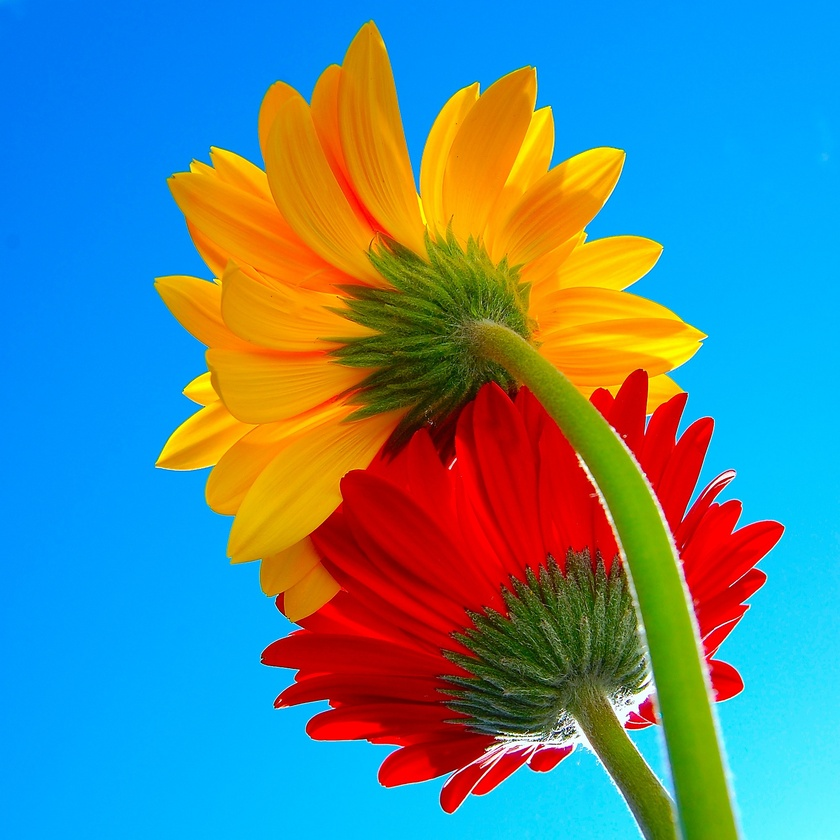
#> input picture clases/Cap01_Introducción/Matlab/flowers.jpg, 840 x 840 px, shrunk from 1600 x 1600 before the run
$ jupyter execute TRAT01_SimpleColorSegmentation.ipynb   (shell and % lines are left out)
#> lines starting #> are read from the running program, lines starting #| are printed output that depends on the picture; after the words box and inside, x2 and y2 are one past the last pixel; in counts of white or black regions, pixels touching at a corner belong together
# Librerias

[cell 1]
import numpy as np
from  cv2 import imread
from google.colab.patches import cv2_imshow
import matplotlib.pyplot as plt

[cell 2]
def howis(img):
  print('size = ',img.shape)
  print('max  = ',np.max(img))
  print('min  = ',np.min(img))

# Lectura de imagen a color

[cell 3]
Icv = imread('flowers.jpg')      # lectura en formato opencv (BGR)
#> Icv is the input picture: shape (840, 840, 3); mean B, G, R 144.2, 134.6, 86.3
cv2_imshow(Icv)
howis(Icv)
#| size =  (840, 840, 3)
#| max  =  255
#| min  =  0

[cell 4]
I = Icv[:,:,[2,1,0]]             # conversion a formato estándar (RGB)
plt.imshow(I)
plt.show()

# Canales de color

[cell 5]
R = I[:,:,0]
G = I[:,:,1]
B = I[:,:,2]
RGB = np.concatenate((R,G,B),axis=1)
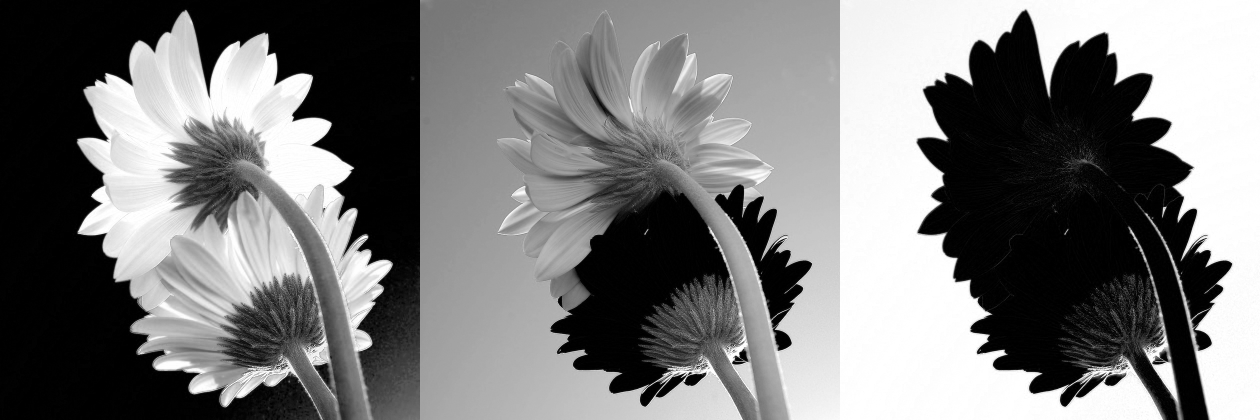
#> RGB: shape (840, 2520) (shown at 1/2 size); min 0, max 255, mean 121.7
cv2_imshow(RGB)

# Conversion a blanco y negro (tonos de gris)

[cell 6]
Rd = R.astype(float)
Gd = G.astype(float)
Bd = B.astype(float)
k  = (1/3,1/3,1/3)
Zd = k[0]*Rd+k[1]*Gd+k[2]*Bd
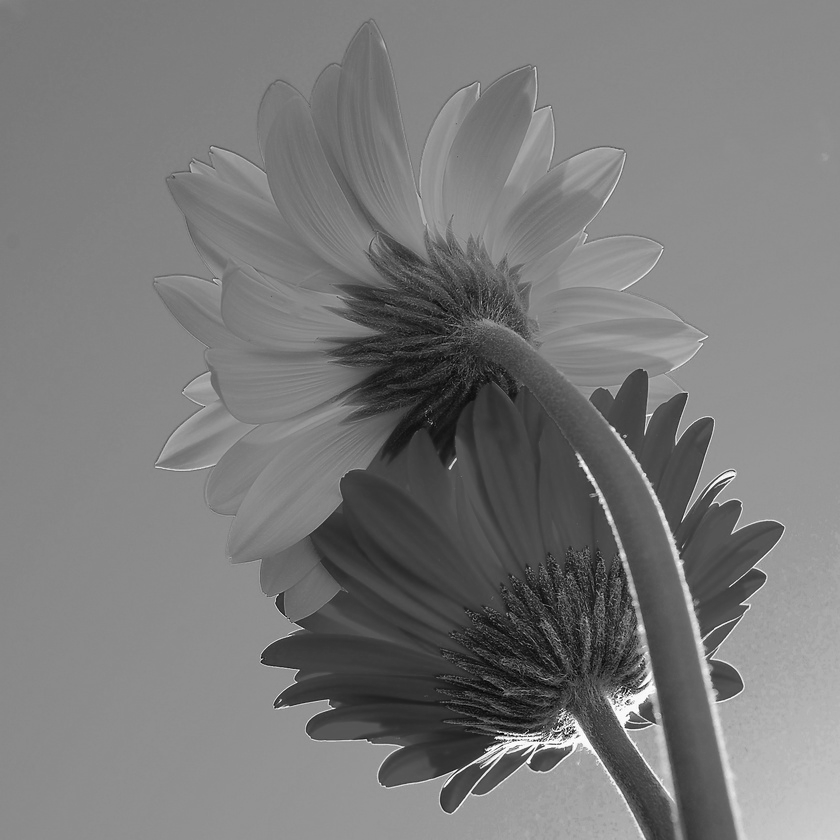
#> Zd: shape (840, 840) float64; min 1.67, max 255, mean 121.7
Z  = Zd.astype(int)
howis(Z)
#| size =  (840, 840)
#| max  =  255
#| min  =  1
cv2_imshow(Z)

# Histograma

[cell 7]
def imhist(X):
  (N,M) = X.shape
#> N = 840; M = 840
  n = 256
  h = np.zeros((256,))
  for i in range(N):
    for j in range(M):
      x = X[i,j]
      h[x] = h[x]+1
#> after the loop, h = 256 values, max 24536 at index 137, min 0 at index 0, mean 2756.2
  plt.plot(range(n),h[0:n])
  plt.show()
#> figure, not shown here; curve peaks at x = 137, y = 24536

[cell 8]
imhist(Z)

# Segmentación de la Flor Roja

[cell 9]
Sr = R>150
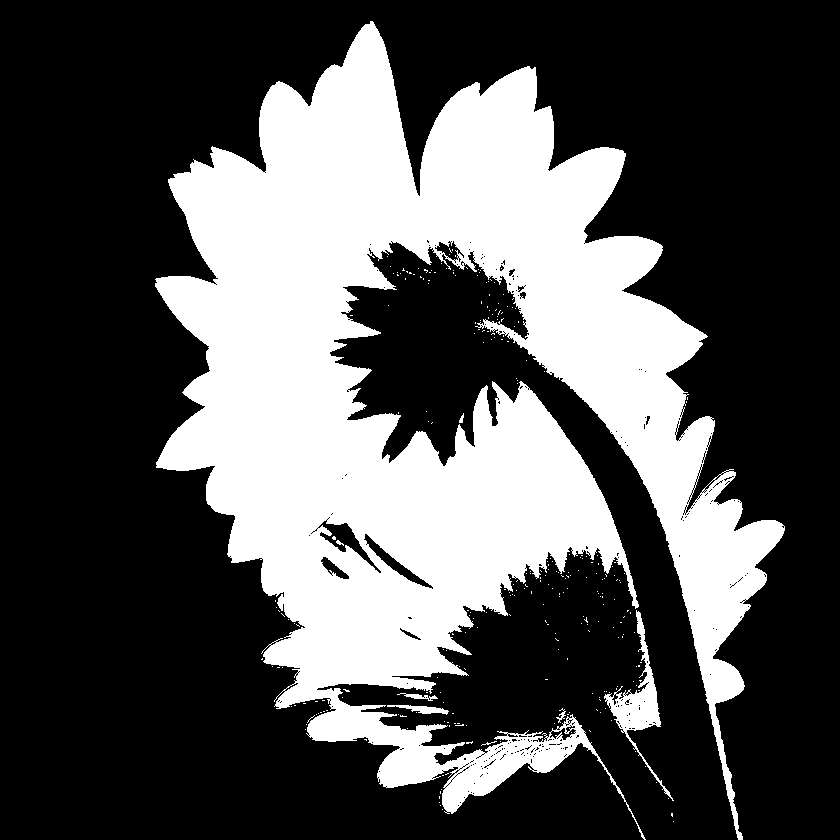
#> Sr: shape (840, 840) bool; 32.4% white; 277 white regions (269 under 20 px), largest, box (x1, y1, x2, y2) and area: (155, 21, 785, 840) 225091, (604, 610, 674, 801) 2363, (387, 705, 449, 715) 280
Sg = G<40
#> Sg: shape (840, 840) bool; 13.8% white; 584 white regions (561 under 20 px), largest, box (x1, y1, x2, y2) and area: (261, 376, 619, 787) 73619, (590, 369, 784, 638) 16809, (440, 760, 495, 813) 1069
Sb = B<40
#> Sb: shape (840, 840) bool; 41.1% white; 234 white regions (219 under 20 px), largest, box (x1, y1, x2, y2) and area: (155, 22, 784, 840) 284994, (441, 760, 495, 813) 1045, (708, 649, 743, 701) 865
Srgb = np.concatenate((Sr,Sg,Sb),axis=1)
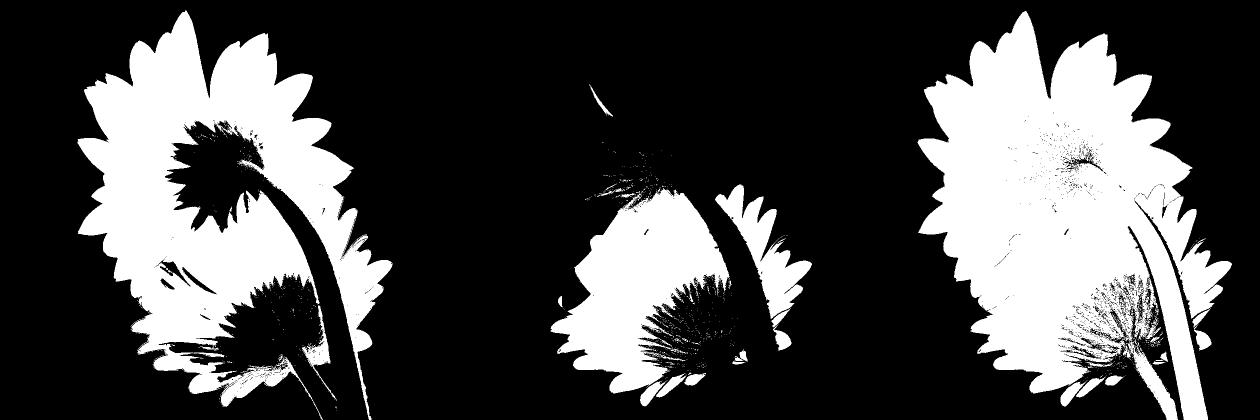
#> Srgb: shape (840, 2520) bool (shown at 1/2 size); 29.1% white; 1095 white regions (1049 under 20 px), largest, box (x1, y1, x2, y2) and area: (1835, 22, 2464, 840) 284994, (155, 21, 785, 840) 225091, (1101, 376, 1459, 787) 73619
cv2_imshow(Srgb*255)

[cell 10]
S = np.logical_and(Sr,Sg,Sb)
#> S: shape (840, 840) bool; 11.6% white; 54 white regions (38 under 20 px), largest, box (x1, y1, x2, y2) and area: (263, 382, 619, 787) 59888, (590, 369, 784, 638) 16601, (442, 762, 490, 812) 981
cv2_imshow(S*255)

# Eliminación de filas con pocos unos

[cell 11]
(N,M) = S.shape
#> N = 840; M = 840
Q = S
for i in range(N):
  s = np.sum(S[i,:])
  if s<20:
    Q[i,:] = 0
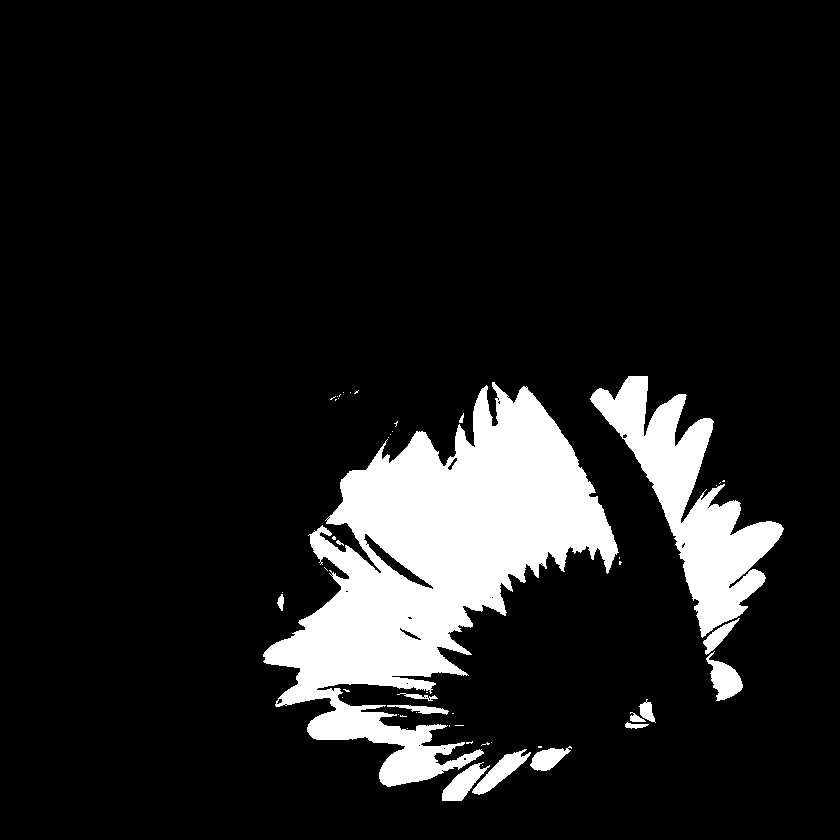
#> Q: shape (840, 840) bool; 11.5% white; 50 white regions (35 under 20 px), largest, box (x1, y1, x2, y2) and area: (263, 382, 619, 787) 59888, (590, 376, 784, 638) 16516, (706, 651, 743, 701) 919
cv2_imshow(Q*255)

# Búsqueda de (imin,jmin) y (imax,jmax) en la región segmetada

[cell 12]
imin = 1000
imax = 0
jmin = 1000
jmax = 0
for i in range(N):
  for j in range(M):
    if Q[i,j]>0:
      if i<imin:
        imin = i
      if i>imax:
        imax = i
      if j<jmin:
        jmin = j
      if j>jmax:
        jmax = j
#> after the loop, imax = 800; imin = 376; jmax = 783; jmin = 263

# Gráfica de Bounding Box

[cell 13]
y = [imin,imin,imax,imax,imin]
#> y = [376, 376, 800, 800, 376]
x = [jmin,jmax,jmax,jmin,jmin]
#> x = [263, 783, 783, 263, 263]
plt.imshow(I)
plt.plot(x,y)
plt.show()
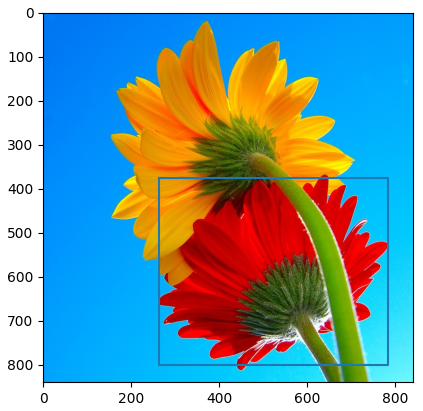
#> figure drawn by matplotlib, 1 panel

# Detección de Bordes

[cell 14]
E = np.zeros((N,M),np.uint8)
for i in range(N):
  for j in range(1,M):
    if Q[i,j]!=Q[i,j-1]:
      E[i,j]   = 1
      E[i,j-1] = 1
#> E: shape (840, 840); values 0 (black) and 1 (white), 1% white in thin lines or dots, all inside (x1, y1, x2, y2) = (262, 376, 785, 801)
for i in range(1,N):
  for j in range(M):
    if Q[i-1,j]!=Q[i,j]:
      E[i,j]   = 1
      E[i,j-1] = 1
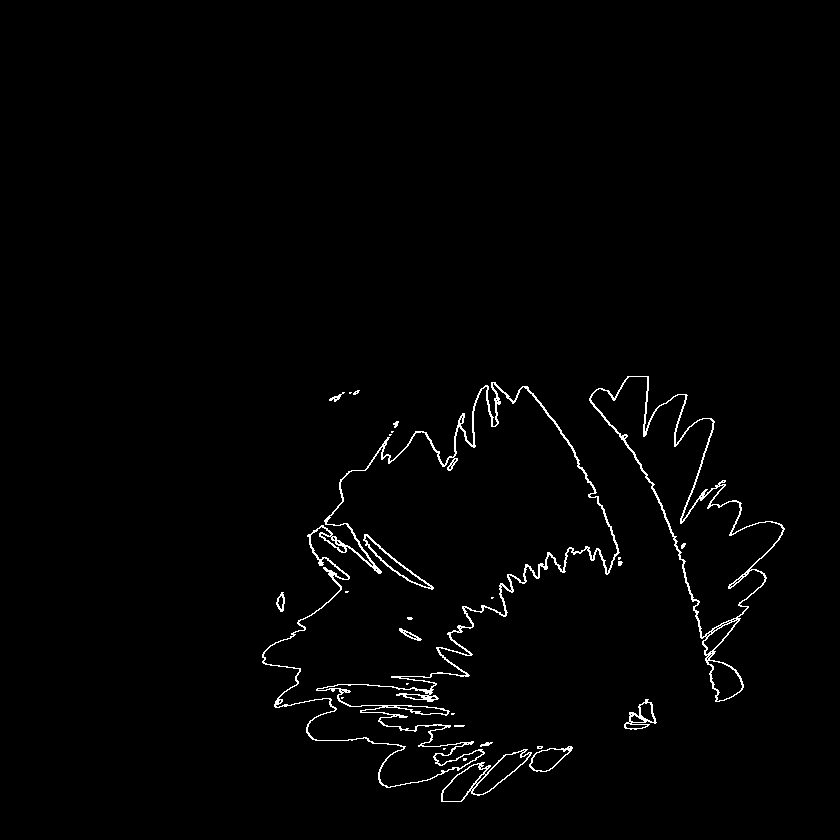
#> E: shape (840, 840); values 0 (black) and 1 (white), 1.4% white in thin lines or dots, all inside (x1, y1, x2, y2) = (262, 376, 785, 802)
cv2_imshow(E*255)

[cell 15]
for i in range(N):
  for j in range(M):
    if E[i,j]==1:
      Icv[i,j,:] = [255,0,0]
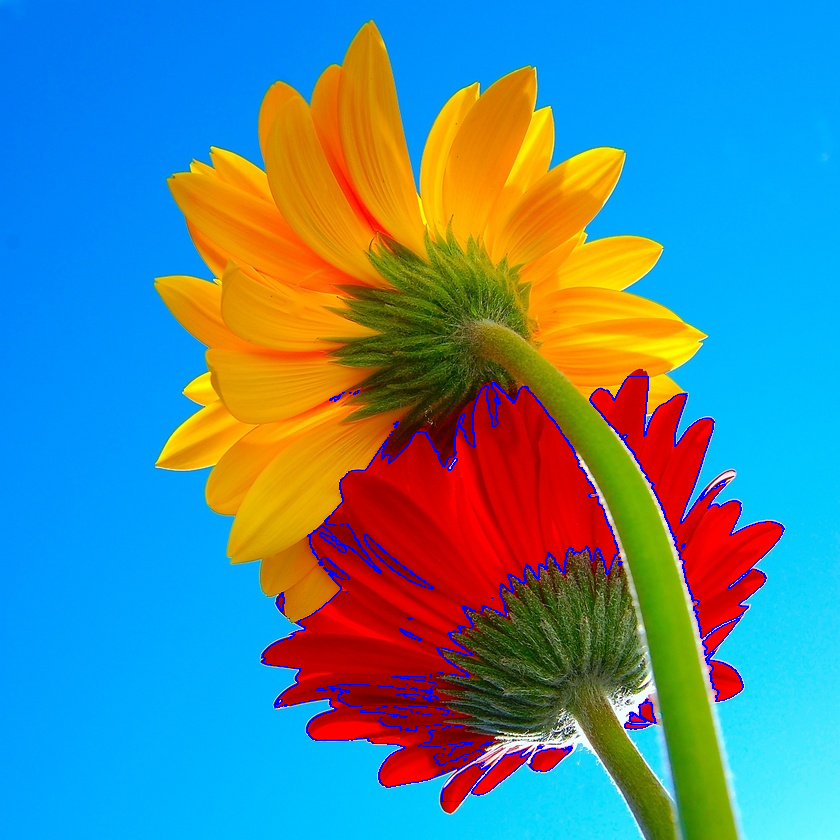
#> Icv: shape (840, 840, 3); mean B, G, R 147.4, 134.2, 83.9
cv2_imshow(Icv)

$ run again, with clases/Cap01_Introducción/Matlab/chicago.png saved as clases/Cap01_Introducción/Matlab/flowers.jpg
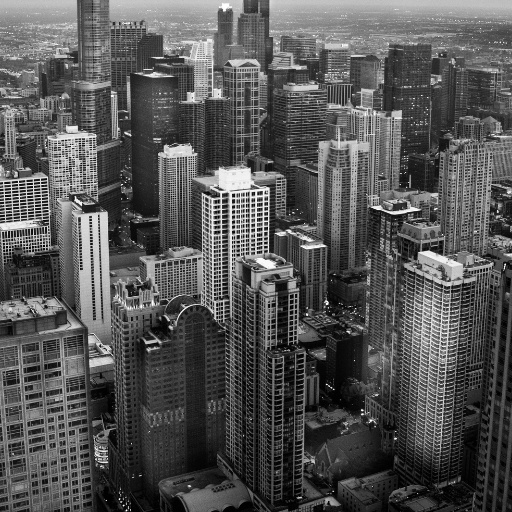
#> input picture clases/Cap01_Introducción/Matlab/chicago.png, 512 x 512 px
#> Icv is the input picture: shape (512, 512, 3); min 0, max 255, mean 84.9
#| size =  (512, 512, 3)
#| max  =  255
#| min  =  0
#| size =  (512, 512)
#| max  =  255
#| min  =  0
#> after the loop in imhist, `for i in range(N):`: h = 256 values, max 4729 at index 49, min 0 at index 7, mean 1024
#> `Sr = R>150`:
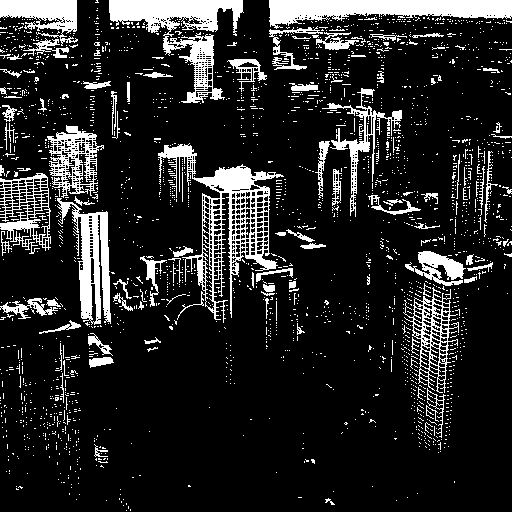
#> Sr: shape (512, 512) bool; 15% white; 2320 white regions (2213 under 20 px), largest, box (x1, y1, x2, y2) and area: (158, 143, 284, 323) 5054, (109, 0, 244, 103) 4503, (269, 0, 512, 29) 4275
#> Sg: shape (512, 512) bool; 22.8% white; 4584 white regions (4367 under 20 px), largest, box (x1, y1, x2, y2) and area: (91, 299, 494, 512) 20487, (271, 250, 367, 416) 5882, (82, 134, 160, 254) 1951
#> Srgb: shape (512, 1536) bool; 20.2% white; 11464 white regions (10927 under 20 px), largest, box (x1, y1, x2, y2) and area: (603, 299, 1006, 512) 20487, (1115, 299, 1518, 512) 20487, (783, 250, 879, 416) 5882
#> S: shape (512, 512) bool; every value is 0
#> `plt.show()`:
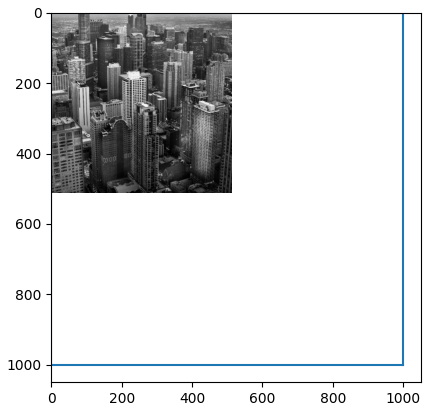
#> figure drawn by matplotlib, 1 panel

$ run again, with clases/Cap01_Introducción/Matlab/drops.png saved as clases/Cap01_Introducción/Matlab/flowers.jpg
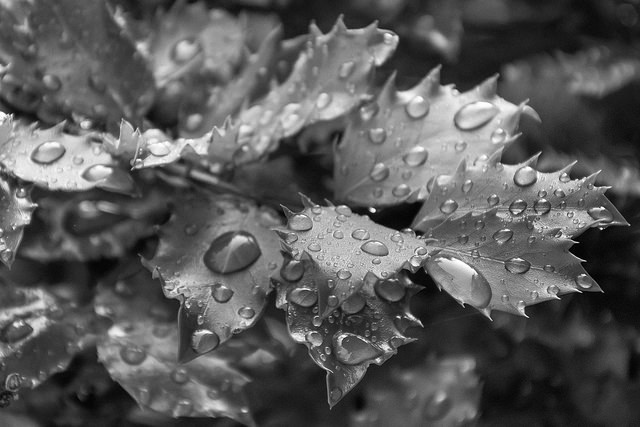
#> input picture clases/Cap01_Introducción/Matlab/drops.png, 640 x 427 px
#> Icv is the input picture: shape (427, 640, 3); min 0, max 255, mean 89.4
#| size =  (427, 640, 3)
#| max  =  255
#| min  =  0
#| size =  (427, 640)
#| max  =  255
#| min  =  0
#> after the loop in imhist, `for i in range(N):`: h = 256 values, max 5149 at index 30, min 0 at index 7, mean 1067.5
#> `Sr = R>150`:
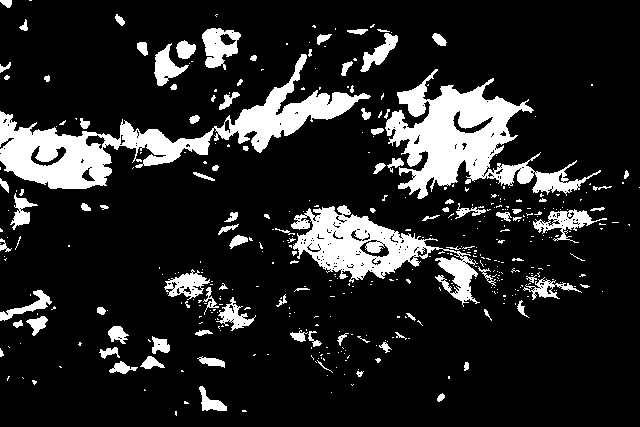
#> Sr: shape (427, 640) bool; 15% white; 424 white regions (326 under 20 px), largest, box (x1, y1, x2, y2) and area: (0, 54, 371, 189) 11395, (385, 69, 601, 199) 10209, (291, 205, 480, 307) 6709
#> Sg: shape (427, 640) bool; 20% white; 277 white regions (225 under 20 px), largest, box (x1, y1, x2, y2) and area: (458, 313, 611, 427) 9749, (392, 0, 640, 86) 9386, (525, 190, 640, 334) 7307
#> Srgb: shape (427, 1920) bool; 18.3% white; 974 white regions (775 under 20 px), largest, box (x1, y1, x2, y2) and area: (0, 54, 371, 189) 11395, (385, 69, 601, 199) 10209, (1098, 313, 1251, 427) 9749
#> S: shape (427, 640) bool; every value is 0
#> `plt.show()`:
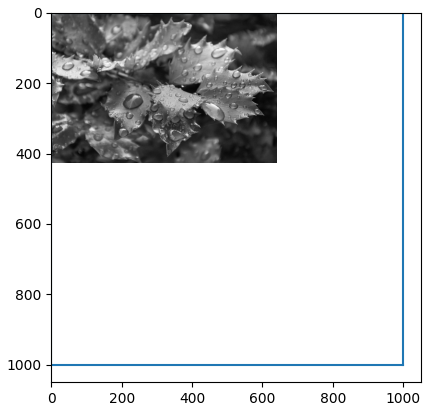
#> figure drawn by matplotlib, 1 panel
